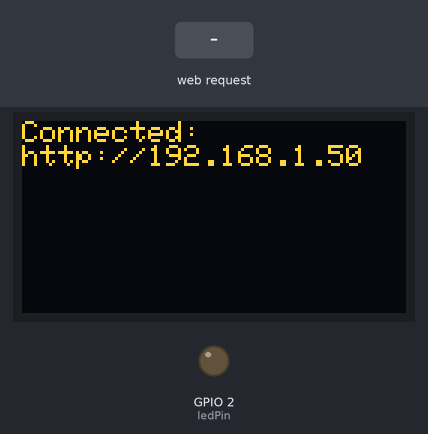
The sketch below on a simulated ESP32. Shown: 128×64 one-colour display, output pins drawn as LEDs (lit = HIGH). The inputs (shaded band) are chosen by the test bench. The OLED is the two-colour kind (top 16 rows yellow); WiFi joins after 1.5 s; servers stay silent unless stated; what the sketch prints to the serial monitor is not drawn.

Above: at 4.9 s.
5.0 s: HTTP request GET /led/on received
At 6.1 s:
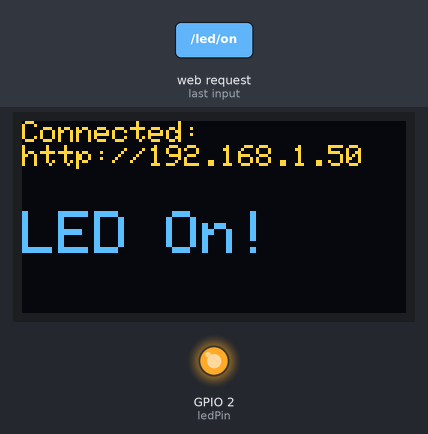
6.5 s: HTTP request GET /led/off received
At 7.2 s:
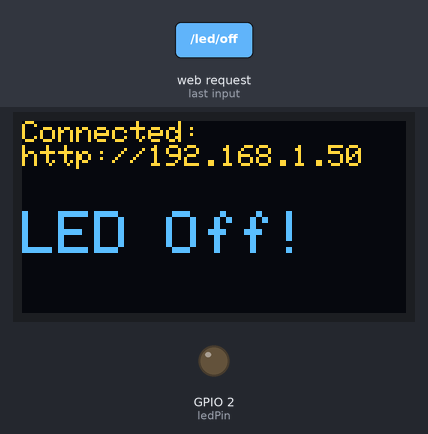
Timing chart, 0 to 9.5 s (numbered marks = the images above; inputs shaded):
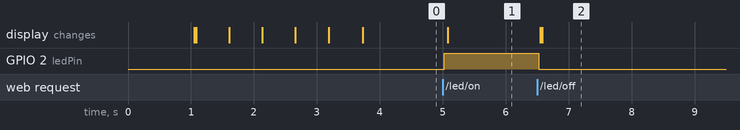

The sketch:

ideaspark-wroom-32-OLED.ino
```cpp
#include <Wire.h>
#include <Adafruit_GFX.h>
#include <Adafruit_SSD1306.h>
#include <WiFi.h>
#include <ESPAsyncWebServer.h>

// assets.h contains our WiFi animation images.
#include "assets.h"

// Setup Attached OLED.
#define SCREEN_WIDTH 128 // OLED display width, in pixels
#define SCREEN_HEIGHT 64 // OLED display height, in pixels
#define OLED_RESET     -1 // Reset pin # (or -1 if sharing Arduino reset pin)
#define SCREEN_ADDRESS 0x3C ///< See datasheet for Address; 0x3D for 128x64, 0x3C for 128x32

// Built in LED to play with.
#define LED_BUILTIN  2
static const int ledPin = LED_BUILTIN;

// Initial LED state.
int ledState = LOW;

// WiFi Credentials go here.
static const char* ssid = "*********";
static const char* password = "**********";

// Instansiate Web Server
AsyncWebServer server(80);

// Instansiate display
Adafruit_SSD1306 display(SCREEN_WIDTH, SCREEN_HEIGHT, &Wire, OLED_RESET);

// Provides our Web Page and the state of our LED.
String getHTML(int ledState) {
  String html = "<!DOCTYPE html>";
  html += "<html>";
  html += "<head>";
  html += "<title>ESP32 Controller</title>";
  html += "<style>";
  html += "body { text-align: center; font-family: Arial, sans-serif; }";
  html += ".buttonoff { background-color: slateblue; color: white; width: 50px; height: 30px; margin: 2px; border-radius: 10px }";
  html += ".buttonon { background-color: red; color: white; width: 50px; height: 30px; margin: 2px; border-radius: 10px }";
  html += ".buttonoff:hover { background-color: darkslateblue; }";
  html += ".buttonoff:active { background-color: mediumslateblue; }";
  html += "</style>";
  html += "</head>";
  html += "<body>";
  html += "<h1>ESP32 Controller</h1>";
  html += "<p>On Board LED:";
  if (ledState == LOW)
    html += "<a href=\"/led/on\"><button class=buttonoff>ON</button></a>";
  else
    html += "<a href=\"/led/on\"><button class=buttonon>ON</button></a>";
  html += "<a href=\"/led/off\"><button class=buttonoff>OFF</button></a>";
  html += "</p>";
  html += "</body>";
  html += "</html>";

  return html;
}

void setup() {
  // put your setup code here, to run once:
  // Initialize Serial port and pause for 1 second.
  Serial.begin(9600);
  delay(1000);
  Serial.println(); // Pop a quick line, clear junk, fresh for next line.
  Serial.println("Initializing...");

  // Setup LED state.
  pinMode(ledPin, OUTPUT);
  digitalWrite(ledPin, ledState);

  // Initialize display
  // SSD1306_SWITCHCAPVCC = generate display voltage from 3.3V internally
  if(!display.begin(SSD1306_SWITCHCAPVCC, SCREEN_ADDRESS)) {
    Serial.println(F("SSD1306 allocation failed"));
    for(;;); // Don't proceed, loop forever
  }

  // Clear buffer - Fresh Start
  display.clearDisplay();
  display.setTextSize(1);
  display.setTextColor(SSD1306_WHITE);
  display.setCursor(25, 0);
  display.print("Connecting...");
  display.display();

  // Connect to Wi-Fi
  WiFi.begin(ssid, password);
  while (WiFi.status() != WL_CONNECTED) {
    Serial.println("Connecting to WiFi...");

    // WiFi connection images (from assets.h)
    int wifiImages = (sizeof(wifiImgArray) / sizeof(wifiImgArray[0])) - 1;

    // Loop through and display connecting images
    for (int c = 0; c <= wifiImages; c++ ) {
      if (c == wifiImages) {
        display.drawBitmap(39, 17, wifiImgArray[c], 50, 50, 0);
        display.display();
        delay(500);
      }
      else {
        display.drawBitmap(39, 17, wifiImgArray[c], 50, 50, 1);
        display.display();
        delay(500);
      }
    }
  }

  Serial.println("Connected to WiFi");
  // Print the IP address
  Serial.print("ESP32 Web Server's IP address: ");
  Serial.println(WiFi.localIP());

  // We are initialized and ready to go.
  Serial.println("Initialized.");

  // Clean up and let em know we are ready
  // and where to go
  display.clearDisplay();
  display.setTextSize(1);
  display.setTextColor(SSD1306_WHITE);
  display.setCursor(0, 0);
  display.println("Connected:");
  display.print("http://");
  display.print(WiFi.localIP());
  display.display();

  // home page
  server.on("/", HTTP_GET, [](AsyncWebServerRequest *request) {
    Serial.println("ESP32 Web Server: New request received:");
    Serial.println("GET /");
    request->send(200, "text/html", getHTML(ledState));
  });

  // Route to control the LED for On.
  server.on("/led/on", HTTP_GET, [](AsyncWebServerRequest *request) {
    Serial.println("ESP32 Web Server: New request received:");
    Serial.println("GET /led/on");
    ledState = HIGH;
    digitalWrite(ledPin, ledState);
    request->send(200, "text/html", getHTML(ledState));

    // Display the state of the LED, first make sure
    // The display is blanked from what could displayed
    // before.
    display.setTextSize(2);
    display.setTextColor(SSD1306_BLACK);
    display.setCursor(0, 30);
    display.print("LED Off!");
    display.display();

    // Then display what we want to show.
    display.setTextColor(SSD1306_WHITE);
    display.setCursor(0, 30);
    display.print("LED On!");
    display.display();
  });
  // Route to control the LED for Off.
  server.on("/led/off", HTTP_GET, [](AsyncWebServerRequest *request) {
    Serial.println("ESP32 Web Server: New request received:");
    Serial.println("GET /led/off");
    ledState = LOW;
    digitalWrite(ledPin, ledState);
    request->send(200, "text/html", getHTML(ledState));

    // Display the state of the LED, first make sure
    // The display is blanked from what could displayed
    // before.
    display.setTextSize(2);
    display.setTextColor(SSD1306_BLACK);
    display.setCursor(0, 30);
    display.print("LED On!");
    display.display();

    // Then display what we want to show.
    display.setTextColor(SSD1306_WHITE);
    display.setCursor(0, 30);
    display.print("LED Off!");
    display.display();
  });

  // Start the web server
  server.begin();
}

void loop() {
  // put your main code here, to run repeatedly:
}
```

Source omitted: assets.h (data table, 11165 bytes)

Measured:
- after the input at 5.0 s, GPIO 2 (ledPin): LOW → HIGH at once; the display: changes after 0.08 s (image 1)
- after the input at 6.5 s, GPIO 2 (ledPin): HIGH → LOW at once; the display: first changes after 0.05 s (image 2 shows a later state)
